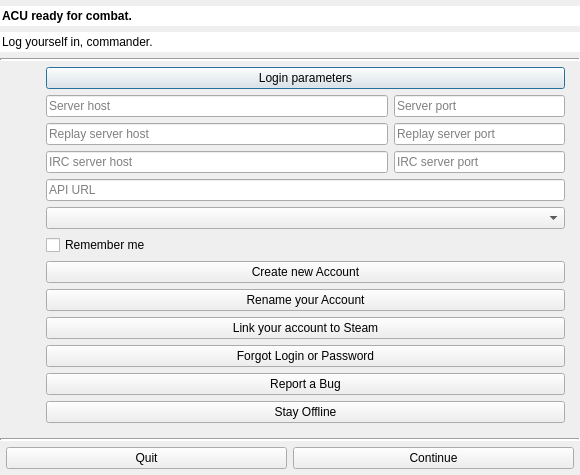
<?xml version="1.0" encoding="UTF-8"?>
<ui version="4.0">
 <class>Dialog</class>
 <widget class="QDialog" name="Dialog">
  <property name="geometry">
   <rect>
    <x>0</x>
    <y>0</y>
    <width>580</width>
    <height>460</height>
   </rect>
  </property>
  <property name="sizePolicy">
   <sizepolicy hsizetype="Minimum" vsizetype="Minimum">
    <horstretch>0</horstretch>
    <verstretch>0</verstretch>
   </sizepolicy>
  </property>
  <property name="windowTitle">
   <string>Login</string>
  </property>
  <property name="styleSheet">
   <string notr="true"/>
  </property>
  <property name="sizeGripEnabled">
   <bool>false</bool>
  </property>
  <property name="modal">
   <bool>true</bool>
  </property>
  <layout class="QVBoxLayout" name="verticalLayout">
   <property name="spacing">
    <number>0</number>
   </property>
   <property name="leftMargin">
    <number>0</number>
   </property>
   <property name="topMargin">
    <number>0</number>
   </property>
   <property name="rightMargin">
    <number>0</number>
   </property>
   <property name="bottomMargin">
    <number>0</number>
   </property>
   <item>
    <widget class="QWidget" name="header" native="true">
     <property name="sizePolicy">
      <sizepolicy hsizetype="Preferred" vsizetype="Fixed">
       <horstretch>0</horstretch>
       <verstretch>0</verstretch>
      </sizepolicy>
     </property>
     <property name="cursor">
      <cursorShape>ArrowCursor</cursorShape>
     </property>
     <property name="styleSheet">
      <string notr="true"/>
     </property>
     <layout class="QVBoxLayout" name="verticalLayout_2">
      <property name="leftMargin">
       <number>0</number>
      </property>
      <property name="topMargin">
       <number>6</number>
      </property>
      <property name="rightMargin">
       <number>0</number>
      </property>
      <property name="bottomMargin">
       <number>6</number>
      </property>
      <item alignment="Qt::AlignTop">
       <widget class="QLineEdit" name="headerTop">
        <property name="font">
         <font>
          <weight>75</weight>
          <bold>true</bold>
         </font>
        </property>
        <property name="cursor">
         <cursorShape>ArrowCursor</cursorShape>
        </property>
        <property name="focusPolicy">
         <enum>Qt::NoFocus</enum>
        </property>
        <property name="contextMenuPolicy">
         <enum>Qt::NoContextMenu</enum>
        </property>
        <property name="acceptDrops">
         <bool>false</bool>
        </property>
        <property name="text">
         <string>ACU ready for combat.</string>
        </property>
        <property name="frame">
         <bool>false</bool>
        </property>
        <property name="readOnly">
         <bool>true</bool>
        </property>
       </widget>
      </item>
      <item alignment="Qt::AlignTop">
       <widget class="QLineEdit" name="headerBottom">
        <property name="cursor">
         <cursorShape>ArrowCursor</cursorShape>
        </property>
        <property name="mouseTracking">
         <bool>false</bool>
        </property>
        <property name="focusPolicy">
         <enum>Qt::NoFocus</enum>
        </property>
        <property name="contextMenuPolicy">
         <enum>Qt::NoContextMenu</enum>
        </property>
        <property name="text">
         <string>Log yourself in, commander.</string>
        </property>
        <property name="frame">
         <bool>false</bool>
        </property>
        <property name="readOnly">
         <bool>true</bool>
        </property>
       </widget>
      </item>
     </layout>
    </widget>
   </item>
   <item>
    <widget class="Line" name="line">
     <property name="lineWidth">
      <number>2</number>
     </property>
     <property name="orientation">
      <enum>Qt::Horizontal</enum>
     </property>
    </widget>
   </item>
   <item>
    <widget class="QWidget" name="mainWidget" native="true">
     <property name="sizePolicy">
      <sizepolicy hsizetype="Preferred" vsizetype="Preferred">
       <horstretch>0</horstretch>
       <verstretch>0</verstretch>
      </sizepolicy>
     </property>
     <layout class="QHBoxLayout" name="horizontalLayout_2">
      <property name="topMargin">
       <number>0</number>
      </property>
      <item>
       <widget class="QWidget" name="_splashSide" native="true">
        <property name="sizePolicy">
         <sizepolicy hsizetype="Preferred" vsizetype="Preferred">
          <horstretch>0</horstretch>
          <verstretch>0</verstretch>
         </sizepolicy>
        </property>
        <layout class="QVBoxLayout" name="verticalLayout_4">
         <item>
          <widget class="QLabel" name="splash">
           <property name="sizePolicy">
            <sizepolicy hsizetype="Fixed" vsizetype="Fixed">
             <horstretch>0</horstretch>
             <verstretch>0</verstretch>
            </sizepolicy>
           </property>
           <property name="text">
            <string/>
           </property>
           <property name="scaledContents">
            <bool>false</bool>
           </property>
          </widget>
         </item>
         <item>
          <spacer name="verticalSpacer_2">
           <property name="orientation">
            <enum>Qt::Vertical</enum>
           </property>
           <property name="sizeHint" stdset="0">
            <size>
             <width>0</width>
             <height>0</height>
            </size>
           </property>
          </spacer>
         </item>
        </layout>
       </widget>
      </item>
      <item>
       <widget class="QWidget" name="widget_4" native="true">
        <property name="sizePolicy">
         <sizepolicy hsizetype="Preferred" vsizetype="Expanding">
          <horstretch>0</horstretch>
          <verstretch>0</verstretch>
         </sizepolicy>
        </property>
        <layout class="QVBoxLayout" name="verticalLayout_3">
         <property name="spacing">
          <number>6</number>
         </property>
         <property name="margin">
          <number>6</number>
         </property>
         <item>
          <widget class="QPushButton" name="extraOptionsToggle">
           <property name="sizePolicy">
            <sizepolicy hsizetype="Expanding" vsizetype="Fixed">
             <horstretch>0</horstretch>
             <verstretch>0</verstretch>
            </sizepolicy>
           </property>
           <property name="text">
            <string>Login parameters</string>
           </property>
          </widget>
         </item>
         <item>
          <widget class="QFrame" name="extraOptionsFrame">
           <property name="hidden">
            <bool>true</bool>
           </property>
           <layout class="QGridLayout" name="extraOptionsLayout" columnstretch="2,1">
            <property name="leftMargin">
             <number>0</number>
            </property>
            <property name="topMargin">
             <number>0</number>
            </property>
            <property name="rightMargin">
             <number>0</number>
            </property>
            <property name="bottomMargin">
             <number>0</number>
            </property>
            <item row="0" column="1">
             <widget class="QLineEdit" name="serverPortField">
              <property name="sizePolicy">
               <sizepolicy hsizetype="Preferred" vsizetype="Fixed">
                <horstretch>0</horstretch>
                <verstretch>0</verstretch>
               </sizepolicy>
              </property>
              <property name="placeholderText">
               <string>Server port</string>
              </property>
             </widget>
            </item>
            <item row="1" column="1">
             <widget class="QLineEdit" name="replayServerPortField">
              <property name="sizePolicy">
               <sizepolicy hsizetype="Preferred" vsizetype="Fixed">
                <horstretch>0</horstretch>
                <verstretch>0</verstretch>
               </sizepolicy>
              </property>
              <property name="placeholderText">
               <string>Replay server port</string>
              </property>
             </widget>
            </item>
            <item row="3" column="0" colspan="2">
             <widget class="QLineEdit" name="apiURLField">
              <property name="placeholderText">
               <string>API URL</string>
              </property>
             </widget>
            </item>
            <item row="4" column="0" colspan="2">
             <widget class="QComboBox" name="environmentBox"/>
            </item>
            <item row="1" column="0">
             <widget class="QLineEdit" name="replayServerHostField">
              <property name="placeholderText">
               <string>Replay server host</string>
              </property>
             </widget>
            </item>
            <item row="0" column="0">
             <widget class="QLineEdit" name="serverHostField">
              <property name="placeholderText">
               <string>Server host</string>
              </property>
             </widget>
            </item>
            <item row="2" column="0">
             <widget class="QLineEdit" name="ircServerHostField">
              <property name="placeholderText">
               <string>IRC server host</string>
              </property>
             </widget>
            </item>
            <item row="2" column="1">
             <widget class="QLineEdit" name="ircServerPortField">
              <property name="sizePolicy">
               <sizepolicy hsizetype="Preferred" vsizetype="Fixed">
                <horstretch>0</horstretch>
                <verstretch>0</verstretch>
               </sizepolicy>
              </property>
              <property name="placeholderText">
               <string>IRC server port</string>
              </property>
             </widget>
            </item>
           </layout>
          </widget>
         </item>
         <item>
          <widget class="QCheckBox" name="rememberCheckbox">
           <property name="text">
            <string>Remember me</string>
           </property>
          </widget>
         </item>
         <item>
          <widget class="QPushButton" name="newAccountButton">
           <property name="text">
            <string>Create new Account</string>
           </property>
          </widget>
         </item>
         <item>
          <widget class="QPushButton" name="renameAccountButton">
           <property name="text">
            <string>Rename your Account</string>
           </property>
          </widget>
         </item>
         <item>
          <widget class="QPushButton" name="steamLinkButton">
           <property name="text">
            <string>Link your account to Steam</string>
           </property>
          </widget>
         </item>
         <item>
          <widget class="QPushButton" name="forgotPasswordButton">
           <property name="text">
            <string>Forgot Login or Password</string>
           </property>
          </widget>
         </item>
         <item>
          <widget class="QPushButton" name="bugreportButton">
           <property name="text">
            <string>Report a Bug</string>
           </property>
          </widget>
         </item>
         <item>
          <widget class="QPushButton" name="stayOfflineButton">
           <property name="text">
            <string>Stay Offline</string>
           </property>
          </widget>
         </item>
        </layout>
       </widget>
      </item>
     </layout>
    </widget>
   </item>
   <item>
    <spacer name="verticalSpacer">
     <property name="orientation">
      <enum>Qt::Vertical</enum>
     </property>
     <property name="sizeType">
      <enum>QSizePolicy::Expanding</enum>
     </property>
     <property name="sizeHint" stdset="0">
      <size>
       <width>0</width>
       <height>0</height>
      </size>
     </property>
    </spacer>
   </item>
   <item>
    <widget class="Line" name="line_2">
     <property name="lineWidth">
      <number>2</number>
     </property>
     <property name="orientation">
      <enum>Qt::Horizontal</enum>
     </property>
    </widget>
   </item>
   <item>
    <widget class="QWidget" name="quitLoginWidget" native="true">
     <property name="sizePolicy">
      <sizepolicy hsizetype="Preferred" vsizetype="Fixed">
       <horstretch>0</horstretch>
       <verstretch>0</verstretch>
      </sizepolicy>
     </property>
     <layout class="QHBoxLayout" name="horizontalLayout">
      <property name="spacing">
       <number>6</number>
      </property>
      <property name="margin">
       <number>6</number>
      </property>
      <item>
       <widget class="QPushButton" name="quitButton">
        <property name="text">
         <string>Quit</string>
        </property>
       </widget>
      </item>
      <item>
       <widget class="QPushButton" name="loginButton">
        <property name="text">
         <string>Continue</string>
        </property>
       </widget>
      </item>
     </layout>
    </widget>
   </item>
  </layout>
 </widget>
 <tabstops>
  <tabstop>loginButton</tabstop>
  <tabstop>extraOptionsToggle</tabstop>
  <tabstop>serverHostField</tabstop>
  <tabstop>serverPortField</tabstop>
  <tabstop>replayServerHostField</tabstop>
  <tabstop>replayServerPortField</tabstop>
  <tabstop>ircServerHostField</tabstop>
  <tabstop>ircServerPortField</tabstop>
  <tabstop>apiURLField</tabstop>
  <tabstop>environmentBox</tabstop>
  <tabstop>rememberCheckbox</tabstop>
  <tabstop>newAccountButton</tabstop>
  <tabstop>renameAccountButton</tabstop>
  <tabstop>steamLinkButton</tabstop>
  <tabstop>forgotPasswordButton</tabstop>
  <tabstop>bugreportButton</tabstop>
  <tabstop>stayOfflineButton</tabstop>
  <tabstop>quitButton</tabstop>
 </tabstops>
 <resources/>
 <connections>
  <connection>
   <sender>loginButton</sender>
   <signal>released()</signal>
   <receiver>Dialog</receiver>
   <slot>on_accepted()</slot>
   <hints>
    <hint type="sourcelabel">
     <x>421</x>
     <y>478</y>
    </hint>
    <hint type="destinationlabel">
     <x>284</x>
     <y>253</y>
    </hint>
   </hints>
  </connection>
  <connection>
   <sender>extraOptionsToggle</sender>
   <signal>released()</signal>
   <receiver>Dialog</receiver>
   <slot>on_toggle_extra_options()</slot>
  </connection>
  <connection>
   <sender>environmentBox</sender>
   <signal>currentIndexChanged()</signal>
   <receiver>Dialog</receiver>
   <slot>on_fill_extra_options()</slot>
  </connection>
  <connection>
   <sender>steamLinkButton</sender>
   <signal>released()</signal>
   <receiver>Dialog</receiver>
   <slot>on_steamlink_account()</slot>
   <hints>
    <hint type="sourcelabel">
     <x>421</x>
     <y>275</y>
    </hint>
    <hint type="destinationlabel">
     <x>284</x>
     <y>253</y>
    </hint>
   </hints>
  </connection>
  <connection>
   <sender>bugreportButton</sender>
   <signal>released()</signal>
   <receiver>Dialog</receiver>
   <slot>on_bugreport()</slot>
   <hints>
    <hint type="sourcelabel">
     <x>421</x>
     <y>349</y>
    </hint>
    <hint type="destinationlabel">
     <x>284</x>
     <y>253</y>
    </hint>
   </hints>
  </connection>
  <connection>
   <sender>quitButton</sender>
   <signal>released()</signal>
   <receiver>Dialog</receiver>
   <slot>on_request_quit()</slot>
   <hints>
    <hint type="sourcelabel">
     <x>147</x>
     <y>478</y>
    </hint>
    <hint type="destinationlabel">
     <x>284</x>
     <y>253</y>
    </hint>
   </hints>
  </connection>
  <connection>
   <sender>forgotPasswordButton</sender>
   <signal>released()</signal>
   <receiver>Dialog</receiver>
   <slot>on_forgot_password()</slot>
   <hints>
    <hint type="sourcelabel">
     <x>421</x>
     <y>312</y>
    </hint>
    <hint type="destinationlabel">
     <x>284</x>
     <y>253</y>
    </hint>
   </hints>
  </connection>
  <connection>
   <sender>renameAccountButton</sender>
   <signal>released()</signal>
   <receiver>Dialog</receiver>
   <slot>on_rename_account()</slot>
   <hints>
    <hint type="sourcelabel">
     <x>421</x>
     <y>238</y>
    </hint>
    <hint type="destinationlabel">
     <x>284</x>
     <y>253</y>
    </hint>
   </hints>
  </connection>
  <connection>
   <sender>newAccountButton</sender>
   <signal>released()</signal>
   <receiver>Dialog</receiver>
   <slot>on_new_account()</slot>
   <hints>
    <hint type="sourcelabel">
     <x>421</x>
     <y>201</y>
    </hint>
    <hint type="destinationlabel">
     <x>284</x>
     <y>253</y>
    </hint>
   </hints>
  </connection>
  <connection>
   <sender>rememberCheckbox</sender>
   <signal>toggled(bool)</signal>
   <receiver>Dialog</receiver>
   <slot>on_remember_checked(bool)</slot>
   <hints>
    <hint type="sourcelabel">
     <x>345</x>
     <y>140</y>
    </hint>
    <hint type="destinationlabel">
     <x>332</x>
     <y>261</y>
    </hint>
   </hints>
  </connection>
  <connection>
   <sender>stayOfflineButton</sender>
   <signal>released()</signal>
   <receiver>Dialog</receiver>
   <slot>reject()</slot>
   <hints>
    <hint type="sourcelabel">
     <x>277</x>
     <y>322</y>
    </hint>
    <hint type="destinationlabel">
     <x>264</x>
     <y>196</y>
    </hint>
   </hints>
  </connection>
 </connections>
 <slots>
  <slot>on_accepted()</slot>
  <slot>on_new_account()</slot>
  <slot>on_rename_account()</slot>
  <slot>on_steamlink_account()</slot>
  <slot>on_forgot_password()</slot>
  <slot>on_bugreport()</slot>
  <slot>on_remember_checked(bool)</slot>
  <slot>on_request_quit()</slot>
 </slots>
</ui>
